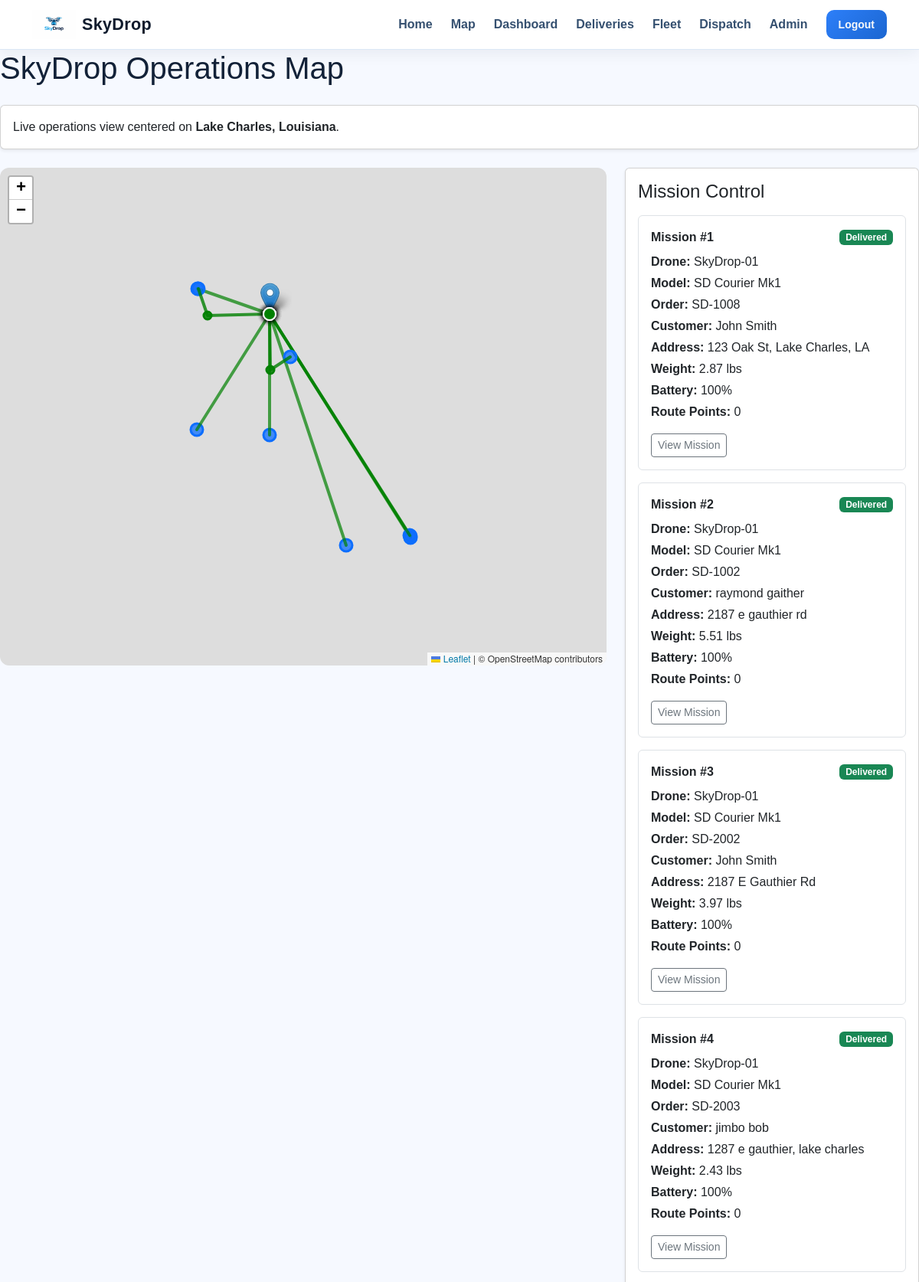
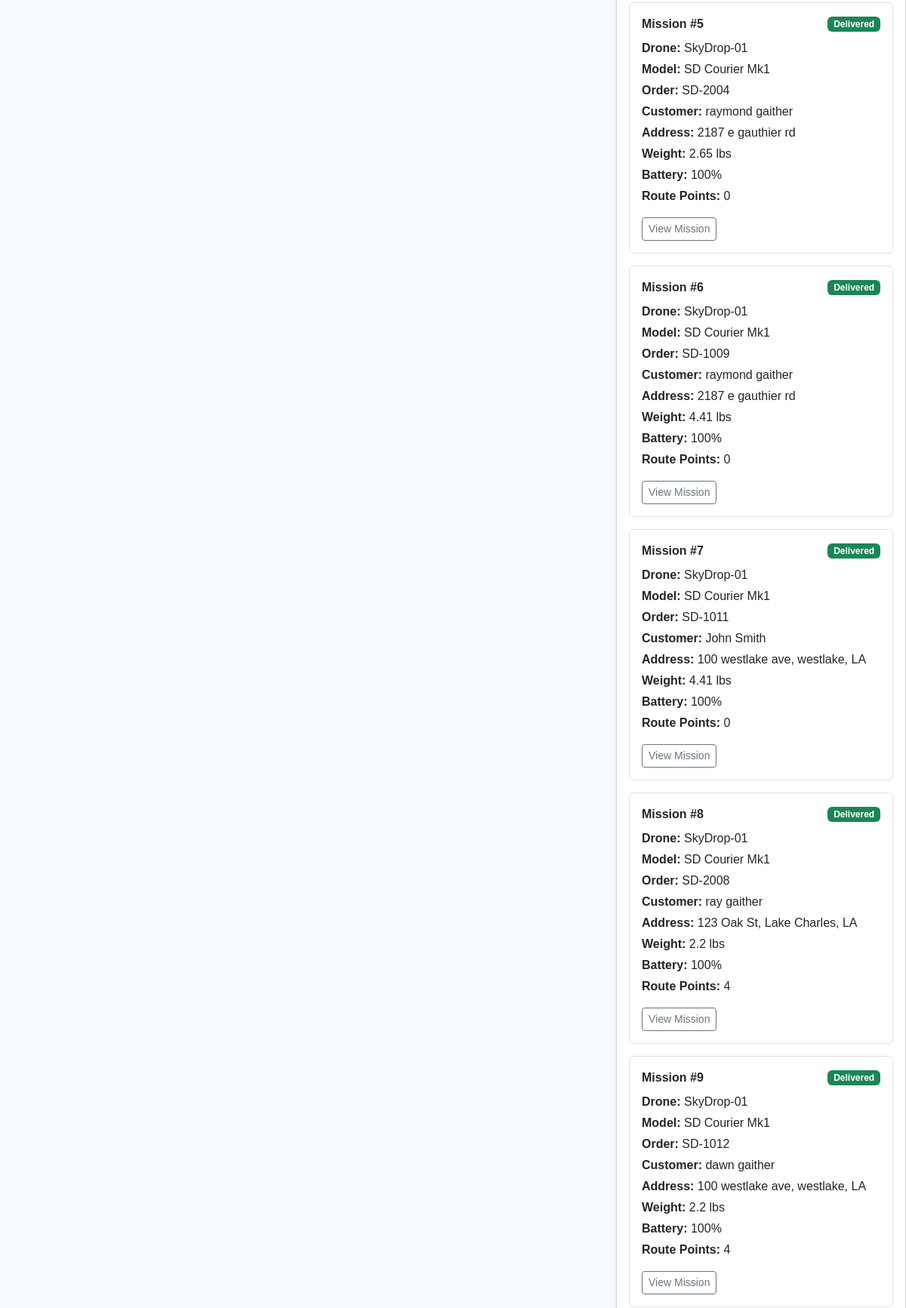
/map/ (signed in, upper part), run on the app's committed database (2 pictures, top to bottom).
### app/models/mission.py (models this page shows, shortened)
class Mission(db.Model):
    __tablename__ = "missions"
    id = db.Column(db.Integer, primary_key=True)
    delivery_id = db.Column(
        db.Integer,
        db.ForeignKey("deliveries.id"),
        nullable=False,
        unique=True,
    )
    drone_id = db.Column(db.Integer, db.ForeignKey("drones.id"), nullable=False)
    status = db.Column(db.String(50), default="assigned", nullable=False, index=True)
    assigned_at = db.Column(db.DateTime, default=datetime.utcnow, nullable=False)
    takeoff_time = db.Column(db.DateTime, nullable=True)
    delivered_time = db.Column(db.DateTime, nullable=True)
    return_time = db.Column(db.DateTime, nullable=True)
    dispatch_score = db.Column(db.Float, nullable=True)
    dispatch_notes = db.Column(db.String(255), nullable=True)
    route_data = db.Column(db.JSON, nullable=True)
    delivery = db.relationship("Delivery", back_populates="mission")
    drone = db.relationship("Drone", back_populates="missions")

### app/models/drone.py (models this page shows, shortened)
class Drone(db.Model):
    __tablename__ = "drones"
    id = db.Column(db.Integer, primary_key=True)
    name = db.Column(db.String(100), unique=True, nullable=False, index=True)
    model = db.Column(db.String(100), nullable=False)
    status = db.Column(db.String(50), default="idle", nullable=False, index=True)
    battery_level = db.Column(db.Integer, default=100, nullable=False)
    payload_capacity = db.Column(db.Float, nullable=False)
    current_lat = db.Column(db.Float, nullable=True)
    current_lng = db.Column(db.Float, nullable=True)
    home_lat = db.Column(db.Float, nullable=True)
    home_lng = db.Column(db.Float, nullable=True)
    is_active = db.Column(db.Boolean, default=True, nullable=False)
    last_seen = db.Column(db.DateTime, default=datetime.utcnow, nullable=False)
    missions = db.relationship("Mission", back_populates="drone", lazy=True)

### app/models/delivery.py (models this page shows, shortened)
class Delivery(db.Model):
    __tablename__ = "deliveries"
    id = db.Column(db.Integer, primary_key=True)
    order_number = db.Column(db.String(50), unique=True, nullable=False, index=True)
    customer_name = db.Column(db.String(100), nullable=False)
    customer_address = db.Column(db.String(200), nullable=False)
    customer_phone = db.Column(db.String(30), nullable=False)
    package_weight = db.Column(db.Float, nullable=False)
    status = db.Column(db.String(50), default="pending", nullable=False, index=True)
    pickup_address = db.Column(db.String(200), nullable=True)
    pickup_lat = db.Column(db.Float, nullable=True)
    pickup_lng = db.Column(db.Float, nullable=True)
    destination_lat = db.Column(db.Float, nullable=True)
    destination_lng = db.Column(db.Float, nullable=True)
    priority = db.Column(db.String(20), default="standard", nullable=False)
    notes = db.Column(db.Text, nullable=True)
    created_at = db.Column(db.DateTime, default=datetime.utcnow, nullable=False)
    created_by_id = db.Column(db.Integer, db.ForeignKey("users.id"), nullable=False)
    mission = db.relationship(
        "Mission",
        back_populates="delivery",
        uselist=False,
        cascade="all, delete-orphan"
    )

### app/map/routes.py (the view)
@map_bp.route("/")
@login_required
def operations_map():
    drones = Drone.query.all()
    deliveries = Delivery.query.all()
    missions = Mission.query.all()
    hub = {
        "name": "SkyDrop Hub - Lake Charles",
        "lat": 30.2266,
        "lng": -93.2174,
    }
    mission_map_data = []
    for mission in missions:
        mission_map_data.append({
            "id": mission.id,
            "status": mission.status,
            "route_data": mission.route_data or [],
            "drone": {
                "name": mission.drone.name if mission.drone else "Unknown",
                "model": mission.drone.model if mission.drone else "Unknown",
                "battery_level": mission.drone.battery_level if mission.drone else None,
                "current_lat": mission.drone.current_lat if mission.drone else None,
                "current_lng": mission.drone.current_lng if mission.drone else None,
            },
            "delivery": {
                "order_number": mission.delivery.order_number if mission.delivery else "Unknown",
                "customer_name": mission.delivery.customer_name if mission.delivery else "Unknown",
                "customer_address": mission.delivery.customer_address if mission.delivery else "Unknown",
                "destination_lat": mission.delivery.destination_lat if mission.delivery else None,
                "destination_lng": mission.delivery.destination_lng if mission.delivery else None,
            }
        })
    return render_template(
        "map/map.html",
        hub=hub,
        drones=drones,
        deliveries=deliveries,
        missions=missions,
        mission_map_data=mission_map_data,
    )

### app/models/user.py (called while the page is built)
    @property
    def is_admin(self):
        return self.role == "admin"

    @property
    def is_staff(self):
        return self.role in ["admin", "business_staff"]

### app/templates/map/map.html (shortened to what this page needs)
{% extends "base.html" %}
{% block content %}
<h1 class="mb-4">SkyDrop Operations Map</h1>
<div class="card p-3 shadow-sm mb-4">
    <p class="mb-0">
        Live operations view centered on <strong>Lake Charles, Louisiana</strong>.
    </p>
</div>
<link
    rel="stylesheet"
    href="https://unpkg.com/leaflet@1.9.4/dist/leaflet.css"
/>
<div class="row">
    <div class="col-lg-8 mb-4">
        <div id="map" style="height: 650px; border-radius: 12px;"></div>
    </div>
    <div class="col-lg-4 mb-4">
        <div class="card shadow-sm h-100">
            <div class="card-body">
                <h4 class="mb-3">Mission Control</h4>
                {% if missions %}
                    {% for mission in missions %}
                        <div class="border rounded p-3 mb-3">
                            <div class="d-flex justify-content-between align-items-center mb-2">
                                <strong>Mission #{{ mission.id }}</strong>
                                <span class="badge
                                    {% if mission.status == 'assigned' %}bg-primary
                                    {% elif mission.status == 'in_flight' %}bg-warning text-dark
                                    {% elif mission.status == 'delivered' %}bg-success
                                    {% else %}bg-secondary
                                    {% endif %}">
                                    {{ mission.status.replace('_', ' ').title() }}
                                </span>
                            </div>
                            <p class="mb-1"><strong>Drone:</strong> {{ mission.drone.name }}</p>
                            <p class="mb-1"><strong>Model:</strong> {{ mission.drone.model }}</p>
                            <p class="mb-1"><strong>Order:</strong> {{ mission.delivery.order_number }}</p>
                            <p class="mb-1"><strong>Customer:</strong> {{ mission.delivery.customer_name }}</p>
                            <p class="mb-1"><strong>Address:</strong> {{ mission.delivery.customer_address }}</p>
                            <p class="mb-1">
                                <strong>Weight:</strong>
                                {% if mission.delivery.package_weight is not none %}
                                    {{ ((mission.delivery.package_weight or 0) * 2.20462)|round(2) }} lbs
                                {% else %}
                                    N/A
                                {% endif %}
                            </p>
                            <p class="mb-1"><strong>Battery:</strong> {{ mission.drone.battery_level }}%</p>
                            <p class="mb-0"><strong>Route Points:</strong> {{ mission.route_data|length if mission.route_data else 0 }}</p>
                            <div class="mt-3 d-flex gap-2 flex-wrap">
                                <a href="{{ url_for('dispatch.mission_detail', mission_id=mission.id) }}"
                                   class="btn btn-sm btn-outline-secondary">
                                    View Mission
                                </a>
                            </div>
                        </div>
                    {% endfor %}
                {% else %}
                    <p class="text-muted mb-0">No missions yet.</p>
                {% endif %}
            </div>
        </div>
    </div>
</div>
{% endblock %}

### app/static/css/style.css (style rules this page uses)
body { background-color: #f6f9ff; color: #132238; font-family: Arial, Helvetica, sans-serif; }

### data on the page
Mission: id "1", status.replace "Delivered", drone.name "SkyDrop-01", drone.model "SD Courier Mk1", delivery.order_number "SD-1008", delivery.customer_name "John Smith", delivery.customer_address "123 Oak St, Lake Charles, LA", drone.battery_level "100", route_data|length "0"
Delivery: ((mission.delivery.package_weightor0)*2.20462)|round(2) "2.87"
Mission: id "2", status.replace "Delivered", drone.name "SkyDrop-01", drone.model "SD Courier Mk1", delivery.order_number "SD-1002", delivery.customer_name "raymond gaither", delivery.customer_address "2187 e gauthier rd", drone.battery_level "100", route_data|length "0"
Delivery: ((mission.delivery.package_weightor0)*2.20462)|round(2) "5.51"
Mission: id "3", status.replace "Delivered", drone.name "SkyDrop-01", drone.model "SD Courier Mk1", delivery.order_number "SD-2002", delivery.customer_name "John Smith", delivery.customer_address "2187 E Gauthier Rd", drone.battery_level "100", route_data|length "0"
Delivery: ((mission.delivery.package_weightor0)*2.20462)|round(2) "3.97"
Mission: id "4", status.replace "Delivered", drone.name "SkyDrop-01", drone.model "SD Courier Mk1", delivery.order_number "SD-2003", delivery.customer_name "jimbo bob", delivery.customer_address "1287 e gauthier, lake charles", drone.battery_level "100", route_data|length "0"
Delivery: ((mission.delivery.package_weightor0)*2.20462)|round(2) "2.43"
Mission: id "5", status.replace "Delivered", drone.name "SkyDrop-01", drone.model "SD Courier Mk1", delivery.order_number "SD-2004", delivery.customer_name "raymond gaither", delivery.customer_address "2187 e gauthier rd", drone.battery_level "100", route_data|length "0"
Delivery: ((mission.delivery.package_weightor0)*2.20462)|round(2) "2.65"
Mission: id "6", status.replace "Delivered", drone.name "SkyDrop-01", drone.model "SD Courier Mk1", delivery.order_number "SD-1009", delivery.customer_name "raymond gaither", delivery.customer_address "2187 e gauthier rd", drone.battery_level "100", route_data|length "0"
Delivery: ((mission.delivery.package_weightor0)*2.20462)|round(2) "4.41"
Mission: id "7", status.replace "Delivered", drone.name "SkyDrop-01", drone.model "SD Courier Mk1", delivery.order_number "SD-1011", delivery.customer_name "John Smith", delivery.customer_address "100 westlake ave, westlake, LA", drone.battery_level "100", route_data|length "0"
Delivery: ((mission.delivery.package_weightor0)*2.20462)|round(2) "4.41"
Mission: id "8", status.replace "Delivered", drone.name "SkyDrop-01", drone.model "SD Courier Mk1", delivery.order_number "SD-2008", delivery.customer_name "ray gaither", delivery.customer_address "123 Oak St, Lake Charles, LA", drone.battery_level "100", route_data|length "4"
Delivery: ((mission.delivery.package_weightor0)*2.20462)|round(2) "2.2"
Mission: id "9", status.replace "Delivered", drone.name "SkyDrop-01", drone.model "SD Courier Mk1", delivery.order_number "SD-1012", delivery.customer_name "dawn gaither", delivery.customer_address "100 westlake ave, westlake, LA", drone.battery_level "100", route_data|length "4"
Delivery: ((mission.delivery.package_weightor0)*2.20462)|round(2) "2.2"
